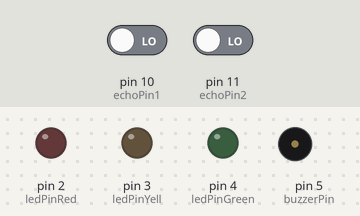
Recording of a sketch running on a simulated Arduino Uno, built with avr-gcc and run on an emulated ATmega328P. Shown: output pins drawn as LEDs (lit = HIGH), buzzer (waves = sounding). The test bench sets the inputs (shaded band); at power-on: pin 10 (echoPin1) LOW, pin 11 (echoPin2) LOW. Pins used as bus, display or sensor lines are not drawn.

Above: at 0.1 s.
At 2.2 s:
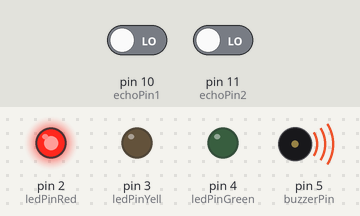
Timing chart, 0 to 3.7 s (numbered marks = the images above):
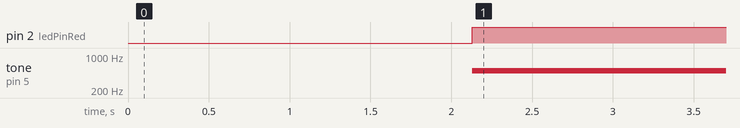

The sketch:

emb_sys_dulheuer_rodemann.ino
```cpp
int trigPin1 = 12;
int echoPin1 = 10;
int trigPin2 = 13;
int echoPin2 = 11;

int ledPinRed = 2;
int ledPinYell = 3;
int ledPinGreen = 4;
int buzzerPin = 5;

int distance1 = 0;
int distance2 = 0;
int lowestDistance = 0;
int maxDist = 1000;

void setup() {
  Serial.begin(9600);
  pinMode(trigPin1, OUTPUT);
  pinMode(trigPin2, OUTPUT);
  pinMode(echoPin1, INPUT);
  pinMode(echoPin2, INPUT);

  pinMode(ledPinRed, OUTPUT);
  pinMode(ledPinYell, OUTPUT);
  pinMode(ledPinGreen, OUTPUT);
  pinMode(buzzerPin, OUTPUT);
}

void loop() {
  delay(100);
  // measure distance on both sensors
  distance1 = newMeasurement(trigPin1, echoPin1);
  distance2 = newMeasurement(trigPin2, echoPin2);

  digitalWrite(ledPinRed, LOW);
  digitalWrite(ledPinYell, LOW);
  digitalWrite(ledPinGreen, LOW);
  noTone(buzzerPin);

  if (distance1 != 0 && distance2 != 0) {
    Serial.println(distance1);
    Serial.println(distance2);
    Serial.println();

    // simplify LED control system
    if (distance2 < distance1) {
      lowestDistance = distance2;
    } else {
      lowestDistance = distance1;
    }
  }

  // turn on certain LEDs and buzzer
  if (lowestDistance > 40) {
    digitalWrite(ledPinGreen, HIGH);
  }
  if ((lowestDistance <= 40) && (lowestDistance >= 20)) {
    digitalWrite(ledPinYell, HIGH);
    tone(buzzerPin, 2000);
  }
  if (lowestDistance < 20) {
    digitalWrite(ledPinRed, HIGH);
    tone(buzzerPin, 500);
  }
}

int newMeasurement(int trigPin, int echoPin) {
  // send out ultrasonic wave
  digitalWrite(trigPin, LOW);
  delay(5);
  digitalWrite(trigPin, HIGH);
  delay(10);
  digitalWrite(trigPin, LOW);

  // calculate distance in cm
  long duration = pulseIn(echoPin, HIGH);
  int distance = (duration / 2) * 0.03432;
  return distance;
}
```

Measured:
- by itself, pin 2 (ledPinRed): LOW → HIGH at 2.1 s
- by itself, tone on pin 5 (buzzerPin): silent → 500 Hz at 2.1 s
